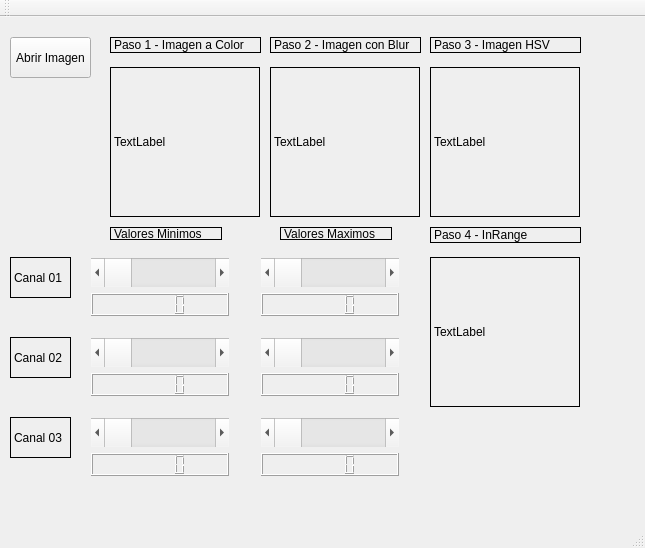
<?xml version="1.0" encoding="UTF-8"?>
<ui version="4.0">
 <class>MainWindow</class>
 <widget class="QMainWindow" name="MainWindow">
  <property name="geometry">
   <rect>
    <x>0</x>
    <y>0</y>
    <width>645</width>
    <height>548</height>
   </rect>
  </property>
  <property name="windowTitle">
   <string>MainWindow</string>
  </property>
  <widget class="QWidget" name="centralWidget">
   <widget class="QPushButton" name="pushButtonImage">
    <property name="geometry">
     <rect>
      <x>10</x>
      <y>20</y>
      <width>81</width>
      <height>41</height>
     </rect>
    </property>
    <property name="text">
     <string>Abrir Imagen</string>
    </property>
   </widget>
   <widget class="QLabel" name="labelStep01">
    <property name="geometry">
     <rect>
      <x>110</x>
      <y>20</y>
      <width>151</width>
      <height>16</height>
     </rect>
    </property>
    <property name="sizePolicy">
     <sizepolicy hsizetype="Fixed" vsizetype="Fixed">
      <horstretch>0</horstretch>
      <verstretch>0</verstretch>
     </sizepolicy>
    </property>
    <property name="frameShape">
     <enum>QFrame::Box</enum>
    </property>
    <property name="text">
     <string>Paso 1 - Imagen a Color</string>
    </property>
   </widget>
   <widget class="QLabel" name="labelColor">
    <property name="geometry">
     <rect>
      <x>110</x>
      <y>50</y>
      <width>150</width>
      <height>150</height>
     </rect>
    </property>
    <property name="frameShape">
     <enum>QFrame::Panel</enum>
    </property>
    <property name="text">
     <string>TextLabel</string>
    </property>
   </widget>
   <widget class="QLabel" name="labelBlur">
    <property name="geometry">
     <rect>
      <x>270</x>
      <y>50</y>
      <width>150</width>
      <height>150</height>
     </rect>
    </property>
    <property name="frameShape">
     <enum>QFrame::Panel</enum>
    </property>
    <property name="text">
     <string>TextLabel</string>
    </property>
   </widget>
   <widget class="QLabel" name="labelStep02">
    <property name="geometry">
     <rect>
      <x>270</x>
      <y>20</y>
      <width>151</width>
      <height>16</height>
     </rect>
    </property>
    <property name="sizePolicy">
     <sizepolicy hsizetype="Fixed" vsizetype="Fixed">
      <horstretch>0</horstretch>
      <verstretch>0</verstretch>
     </sizepolicy>
    </property>
    <property name="frameShape">
     <enum>QFrame::Box</enum>
    </property>
    <property name="text">
     <string>Paso 2 - Imagen con Blur</string>
    </property>
   </widget>
   <widget class="QLabel" name="labelHSV">
    <property name="geometry">
     <rect>
      <x>430</x>
      <y>50</y>
      <width>150</width>
      <height>150</height>
     </rect>
    </property>
    <property name="frameShape">
     <enum>QFrame::Panel</enum>
    </property>
    <property name="text">
     <string>TextLabel</string>
    </property>
   </widget>
   <widget class="QLabel" name="labelStep03">
    <property name="geometry">
     <rect>
      <x>430</x>
      <y>20</y>
      <width>151</width>
      <height>16</height>
     </rect>
    </property>
    <property name="sizePolicy">
     <sizepolicy hsizetype="Fixed" vsizetype="Fixed">
      <horstretch>0</horstretch>
      <verstretch>0</verstretch>
     </sizepolicy>
    </property>
    <property name="frameShape">
     <enum>QFrame::Box</enum>
    </property>
    <property name="text">
     <string>Paso 3 - Imagen HSV</string>
    </property>
   </widget>
   <widget class="QLabel" name="labelInRange">
    <property name="geometry">
     <rect>
      <x>430</x>
      <y>240</y>
      <width>150</width>
      <height>150</height>
     </rect>
    </property>
    <property name="frameShape">
     <enum>QFrame::Panel</enum>
    </property>
    <property name="text">
     <string>TextLabel</string>
    </property>
   </widget>
   <widget class="QLabel" name="labelStep04">
    <property name="geometry">
     <rect>
      <x>430</x>
      <y>210</y>
      <width>151</width>
      <height>16</height>
     </rect>
    </property>
    <property name="sizePolicy">
     <sizepolicy hsizetype="Fixed" vsizetype="Fixed">
      <horstretch>0</horstretch>
      <verstretch>0</verstretch>
     </sizepolicy>
    </property>
    <property name="frameShape">
     <enum>QFrame::Box</enum>
    </property>
    <property name="text">
     <string>Paso 4 - InRange</string>
    </property>
   </widget>
   <widget class="QWidget" name="verticalLayoutWidget">
    <property name="geometry">
     <rect>
      <x>80</x>
      <y>230</y>
      <width>160</width>
      <height>80</height>
     </rect>
    </property>
    <layout class="QVBoxLayout" name="verticalLayout">
     <item>
      <widget class="QScrollBar" name="horizontalScrollBar1MIn">
       <property name="sizePolicy">
        <sizepolicy hsizetype="Minimum" vsizetype="Minimum">
         <horstretch>0</horstretch>
         <verstretch>0</verstretch>
        </sizepolicy>
       </property>
       <property name="maximum">
        <number>255</number>
       </property>
       <property name="orientation">
        <enum>Qt::Horizontal</enum>
       </property>
      </widget>
     </item>
     <item>
      <widget class="QLCDNumber" name="lcdNumber1Min">
       <property name="sizePolicy">
        <sizepolicy hsizetype="Minimum" vsizetype="Fixed">
         <horstretch>0</horstretch>
         <verstretch>0</verstretch>
        </sizepolicy>
       </property>
      </widget>
     </item>
    </layout>
   </widget>
   <widget class="QWidget" name="verticalLayoutWidget_2">
    <property name="geometry">
     <rect>
      <x>80</x>
      <y>310</y>
      <width>160</width>
      <height>80</height>
     </rect>
    </property>
    <layout class="QVBoxLayout" name="verticalLayout_2">
     <item>
      <widget class="QScrollBar" name="horizontalScrollBar2MIn">
       <property name="sizePolicy">
        <sizepolicy hsizetype="Minimum" vsizetype="Minimum">
         <horstretch>0</horstretch>
         <verstretch>0</verstretch>
        </sizepolicy>
       </property>
       <property name="maximum">
        <number>255</number>
       </property>
       <property name="orientation">
        <enum>Qt::Horizontal</enum>
       </property>
      </widget>
     </item>
     <item>
      <widget class="QLCDNumber" name="lcdNumber2Min">
       <property name="sizePolicy">
        <sizepolicy hsizetype="Minimum" vsizetype="Fixed">
         <horstretch>0</horstretch>
         <verstretch>0</verstretch>
        </sizepolicy>
       </property>
      </widget>
     </item>
    </layout>
   </widget>
   <widget class="QWidget" name="verticalLayoutWidget_3">
    <property name="geometry">
     <rect>
      <x>80</x>
      <y>390</y>
      <width>160</width>
      <height>80</height>
     </rect>
    </property>
    <layout class="QVBoxLayout" name="verticalLayout_3">
     <item>
      <widget class="QScrollBar" name="horizontalScrollBar3Min">
       <property name="sizePolicy">
        <sizepolicy hsizetype="Minimum" vsizetype="Minimum">
         <horstretch>0</horstretch>
         <verstretch>0</verstretch>
        </sizepolicy>
       </property>
       <property name="maximum">
        <number>255</number>
       </property>
       <property name="orientation">
        <enum>Qt::Horizontal</enum>
       </property>
      </widget>
     </item>
     <item>
      <widget class="QLCDNumber" name="lcdNumber3Min">
       <property name="sizePolicy">
        <sizepolicy hsizetype="Minimum" vsizetype="Fixed">
         <horstretch>0</horstretch>
         <verstretch>0</verstretch>
        </sizepolicy>
       </property>
      </widget>
     </item>
    </layout>
   </widget>
   <widget class="QWidget" name="verticalLayoutWidget_4">
    <property name="geometry">
     <rect>
      <x>250</x>
      <y>230</y>
      <width>160</width>
      <height>80</height>
     </rect>
    </property>
    <layout class="QVBoxLayout" name="verticalLayout_4">
     <item>
      <widget class="QScrollBar" name="horizontalScrollBar1Max">
       <property name="sizePolicy">
        <sizepolicy hsizetype="Minimum" vsizetype="Minimum">
         <horstretch>0</horstretch>
         <verstretch>0</verstretch>
        </sizepolicy>
       </property>
       <property name="maximum">
        <number>255</number>
       </property>
       <property name="orientation">
        <enum>Qt::Horizontal</enum>
       </property>
      </widget>
     </item>
     <item>
      <widget class="QLCDNumber" name="lcdNumber1Max">
       <property name="sizePolicy">
        <sizepolicy hsizetype="Minimum" vsizetype="Fixed">
         <horstretch>0</horstretch>
         <verstretch>0</verstretch>
        </sizepolicy>
       </property>
      </widget>
     </item>
    </layout>
   </widget>
   <widget class="QWidget" name="verticalLayoutWidget_5">
    <property name="geometry">
     <rect>
      <x>250</x>
      <y>310</y>
      <width>160</width>
      <height>80</height>
     </rect>
    </property>
    <layout class="QVBoxLayout" name="verticalLayout_5">
     <item>
      <widget class="QScrollBar" name="horizontalScrollBar2Max">
       <property name="sizePolicy">
        <sizepolicy hsizetype="Minimum" vsizetype="Minimum">
         <horstretch>0</horstretch>
         <verstretch>0</verstretch>
        </sizepolicy>
       </property>
       <property name="maximum">
        <number>255</number>
       </property>
       <property name="orientation">
        <enum>Qt::Horizontal</enum>
       </property>
      </widget>
     </item>
     <item>
      <widget class="QLCDNumber" name="lcdNumber2Max">
       <property name="sizePolicy">
        <sizepolicy hsizetype="Minimum" vsizetype="Fixed">
         <horstretch>0</horstretch>
         <verstretch>0</verstretch>
        </sizepolicy>
       </property>
      </widget>
     </item>
    </layout>
   </widget>
   <widget class="QWidget" name="verticalLayoutWidget_6">
    <property name="geometry">
     <rect>
      <x>250</x>
      <y>390</y>
      <width>160</width>
      <height>80</height>
     </rect>
    </property>
    <layout class="QVBoxLayout" name="verticalLayout_6">
     <item>
      <widget class="QScrollBar" name="horizontalScrollBar3Max">
       <property name="sizePolicy">
        <sizepolicy hsizetype="Minimum" vsizetype="Minimum">
         <horstretch>0</horstretch>
         <verstretch>0</verstretch>
        </sizepolicy>
       </property>
       <property name="maximum">
        <number>255</number>
       </property>
       <property name="orientation">
        <enum>Qt::Horizontal</enum>
       </property>
      </widget>
     </item>
     <item>
      <widget class="QLCDNumber" name="lcdNumber3Max">
       <property name="sizePolicy">
        <sizepolicy hsizetype="Minimum" vsizetype="Fixed">
         <horstretch>0</horstretch>
         <verstretch>0</verstretch>
        </sizepolicy>
       </property>
      </widget>
     </item>
    </layout>
   </widget>
   <widget class="QLabel" name="labelChnl1">
    <property name="geometry">
     <rect>
      <x>10</x>
      <y>240</y>
      <width>61</width>
      <height>41</height>
     </rect>
    </property>
    <property name="sizePolicy">
     <sizepolicy hsizetype="Fixed" vsizetype="Fixed">
      <horstretch>0</horstretch>
      <verstretch>0</verstretch>
     </sizepolicy>
    </property>
    <property name="frameShape">
     <enum>QFrame::Box</enum>
    </property>
    <property name="text">
     <string>Canal 01</string>
    </property>
   </widget>
   <widget class="QLabel" name="labelMin">
    <property name="geometry">
     <rect>
      <x>110</x>
      <y>210</y>
      <width>112</width>
      <height>13</height>
     </rect>
    </property>
    <property name="sizePolicy">
     <sizepolicy hsizetype="Fixed" vsizetype="Fixed">
      <horstretch>0</horstretch>
      <verstretch>0</verstretch>
     </sizepolicy>
    </property>
    <property name="frameShape">
     <enum>QFrame::Box</enum>
    </property>
    <property name="text">
     <string>Valores Minimos</string>
    </property>
   </widget>
   <widget class="QLabel" name="labelMax">
    <property name="geometry">
     <rect>
      <x>280</x>
      <y>210</y>
      <width>112</width>
      <height>13</height>
     </rect>
    </property>
    <property name="sizePolicy">
     <sizepolicy hsizetype="Fixed" vsizetype="Fixed">
      <horstretch>0</horstretch>
      <verstretch>0</verstretch>
     </sizepolicy>
    </property>
    <property name="frameShape">
     <enum>QFrame::Box</enum>
    </property>
    <property name="text">
     <string>Valores Maximos</string>
    </property>
   </widget>
   <widget class="QLabel" name="labelChnl2">
    <property name="geometry">
     <rect>
      <x>10</x>
      <y>320</y>
      <width>61</width>
      <height>41</height>
     </rect>
    </property>
    <property name="sizePolicy">
     <sizepolicy hsizetype="Fixed" vsizetype="Fixed">
      <horstretch>0</horstretch>
      <verstretch>0</verstretch>
     </sizepolicy>
    </property>
    <property name="frameShape">
     <enum>QFrame::Box</enum>
    </property>
    <property name="text">
     <string>Canal 02</string>
    </property>
   </widget>
   <widget class="QLabel" name="labelChnl3">
    <property name="geometry">
     <rect>
      <x>10</x>
      <y>400</y>
      <width>61</width>
      <height>41</height>
     </rect>
    </property>
    <property name="sizePolicy">
     <sizepolicy hsizetype="Fixed" vsizetype="Fixed">
      <horstretch>0</horstretch>
      <verstretch>0</verstretch>
     </sizepolicy>
    </property>
    <property name="frameShape">
     <enum>QFrame::Box</enum>
    </property>
    <property name="text">
     <string>Canal 03</string>
    </property>
   </widget>
  </widget>
  <widget class="QMenuBar" name="menuBar">
   <property name="geometry">
    <rect>
     <x>0</x>
     <y>0</y>
     <width>645</width>
     <height>16</height>
    </rect>
   </property>
  </widget>
  <widget class="QToolBar" name="mainToolBar">
   <attribute name="toolBarArea">
    <enum>TopToolBarArea</enum>
   </attribute>
   <attribute name="toolBarBreak">
    <bool>false</bool>
   </attribute>
  </widget>
  <widget class="QStatusBar" name="statusBar"/>
 </widget>
 <layoutdefault spacing="6" margin="11"/>
 <resources/>
 <connections/>
</ui>
